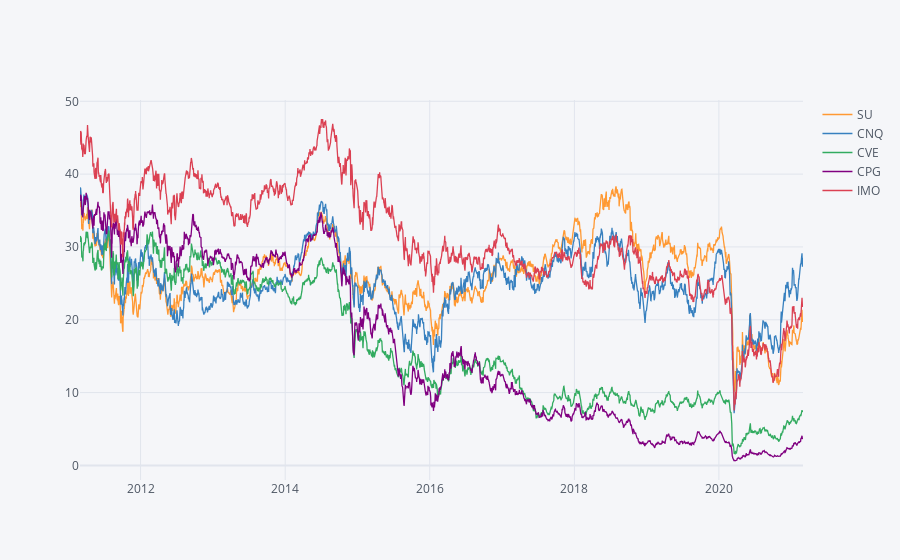

Notebook code for this chart:
### Markdown cell above
## Visualizing stock prices vs. time using interactive data plotting(iplot). The significant price drop occured between mid 2014 and end of 2016. It directly correlates with overall oil price drop started in 2014.

### Code cell
cop.xs(key='Adj Close',axis=1,level='Stock').iplot()

### Figure 1 — Plotly figure (JSON) as saved in the notebook; plotly's stock layout.template omitted (floating-point values rounded to 4 significant figures; data arrays with more than 128 entries replaced by an {"elided": "..."} marker saying what was removed)
{"data": [{"line": {"color": "rgba(255, 153, 51, 1.0)", "dash": "solid", "shape": "linear", "width": 1.3}, "mode": "lines", "name": "SU", "text": "", "type": "scatter", "x": {"elided": "2517 str values"}, "y": {"elided": "2517 float values"}}, {"line": {"color": "rgba(55, 128, 191, 1.0)", "dash": "solid", "shape": "linear", "width": 1.3}, "mode": "lines", "name": "CNQ", "text": "", "type": "scatter", "x": {"elided": "2517 str values"}, "y": {"elided": "2517 float values"}}, {"line": {"color": "rgba(50, 171, 96, 1.0)", "dash": "solid", "shape": "linear", "width": 1.3}, "mode": "lines", "name": "CVE", "text": "", "type": "scatter", "x": {"elided": "2517 str values"}, "y": {"elided": "2517 float values"}}, {"line": {"color": "rgba(128, 0, 128, 1.0)", "dash": "solid", "shape": "linear", "width": 1.3}, "mode": "lines", "name": "CPG", "text": "", "type": "scatter", "x": {"elided": "2517 str values"}, "y": {"elided": "2517 float values"}}, {"line": {"color": "rgba(219, 64, 82, 1.0)", "dash": "solid", "shape": "linear", "width": 1.3}, "mode": "lines", "name": "IMO", "text": "", "type": "scatter", "x": {"elided": "2517 str values"}, "y": {"elided": "2517 float values"}}], "layout": {"legend": {"bgcolor": "#F5F6F9", "font": {"color": "#4D5663"}}, "paper_bgcolor": "#F5F6F9", "plot_bgcolor": "#F5F6F9", "title": {"font": {"color": "#4D5663"}}, "xaxis": {"gridcolor": "#E1E5ED", "showgrid": true, "tickfont": {"color": "#4D5663"}, "title": {"font": {"color": "#4D5663"}, "text": ""}, "zerolinecolor": "#E1E5ED"}, "yaxis": {"gridcolor": "#E1E5ED", "showgrid": true, "tickfont": {"color": "#4D5663"}, "title": {"font": {"color": "#4D5663"}, "text": ""}, "zerolinecolor": "#E1E5ED"}}}
